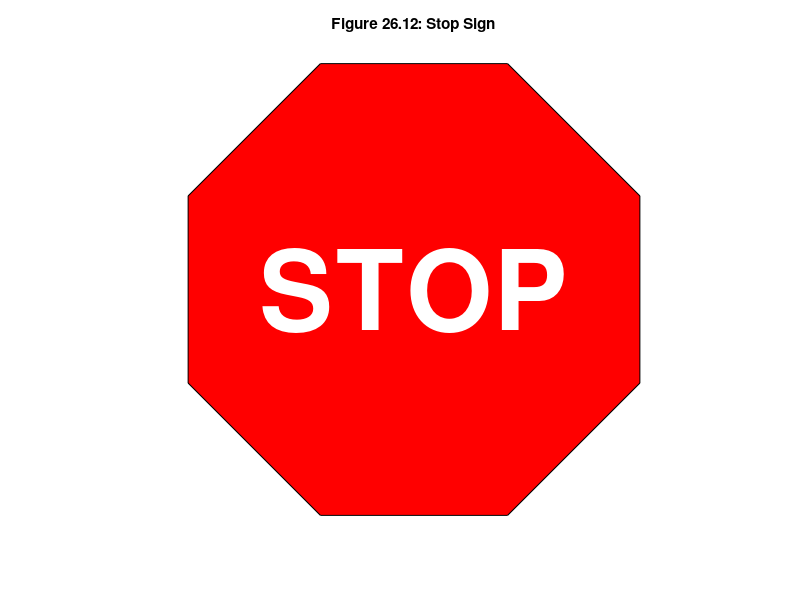

This chart was generated by the following MATLAB code:
% mm2612.m
t = (1:2:15)'*pi/8;
x = sin(t);
y = cos(t);
fill(x,y,'r') % a filled red circle using only 8 data points
axis square off
text(0,0,'STOP', ...
   'Color',[1 1 1], ...
   'FontSize',80, ...
   'FontWeight','bold', ...
   'HorizontalAlignment','center')
title('Figure 26.12: Stop Sign')
